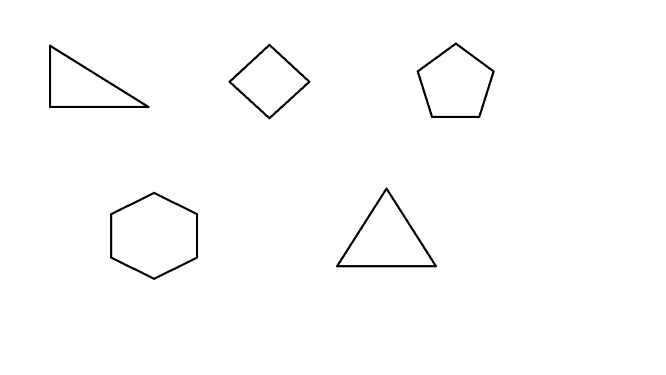
#> input picture images/polygons.png, 666 x 375 px
$ python imp_14_1_polygons.py
#> lines starting #> are read from the running program, lines starting #| are printed output that depends on the picture; after the words box and inside, x2 and y2 are one past the last pixel; in counts of white or black regions, pixels touching at a corner belong together
# 다각형 이름 맞추기

import cv2
import math
import sys

# 사각형을 그리고 결과를 출력하는 함수
def setLabel(img, pts, label):
    # 사각형 좌표 받아오기
    (x, y, w, h) = cv2.boundingRect(pts)
    pt1 = (x, y)
    pt2 = (x + w, y + h)
    cv2.rectangle(img, pt1, pt2, (0, 0, 255), 1)
    cv2.putText(img, label, pt1, cv2.FONT_HERSHEY_PLAIN, 1, (0, 0, 255))

img = cv2.imread('images/polygons.png', cv2.IMREAD_COLOR)
#> img is the input picture: shape (375, 666, 3); min 0, max 255, mean 252.2

if img is None:
    print('Image load failed!')
    sys.exit()

# 그레이스케일 영상으로 변환
gray = cv2.cvtColor(img, cv2.COLOR_BGR2GRAY)

# 이진화, INV 이유는 배경이 흰색, 객체가 어두운 영상이므로
_, img_bin = cv2.threshold(gray, 0, 255, cv2.THRESH_BINARY_INV | cv2.THRESH_OTSU)
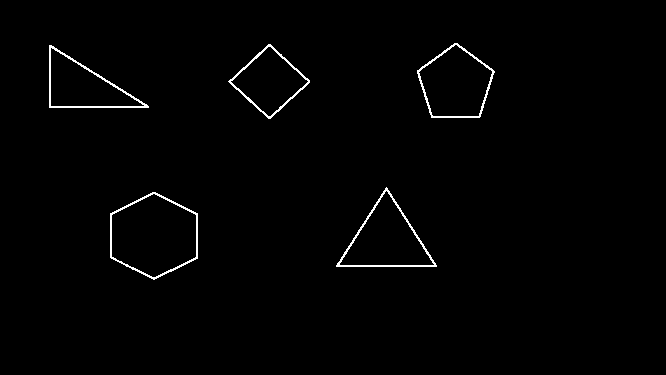
#> img_bin: shape (375, 666); 1.1% white in thin lines or dots, all inside (x1, y1, x2, y2) = (49, 43, 495, 280)

# 외곽선 검출, EXTERNAL로 바깥 외곽선만 도출
contours, _ = cv2.findContours(img_bin, cv2.RETR_EXTERNAL, cv2.CHAIN_APPROX_NONE)
#> contours = 5 contours; box (x1, y1, x2, y2) and area: (110, 192, 198, 280) 5736, (417, 43, 495, 118) 4017, (336, 187, 437, 267) 3996, (49, 45, 149, 108) 3182, (228, 44, 310, 119) 3084

# 외곽선 좌표 받아오기
for pts in contours:
    if cv2.contourArea(pts) < 400: # 노이즈 제거, 너무 작으면 무시
        continue

    # 근사화
    approx = cv2.approxPolyDP(pts, cv2.arcLength(pts, True)*0.02, True)

    # 근사화 결과 점 갯수
    vtc = len(approx)

    # 3이면 삼각형
    if vtc == 3:
        setLabel(img, pts, 'TRIANGLE')
    # 4면 사각형
    elif vtc == 4:
        setLabel(img, pts, 'RECTANGLE')
    elif vtc == 5:
        setLabel(img, pts, 'PENTAGON')
    elif vtc == 6:
        setLabel(img, pts, 'HEPTAGON')
    else:
        length = cv2.arcLength(pts, True)
        area = cv2.contourArea(pts)
        ratio = 4. * math.pi * area / (length * length)

        if ratio > 0.85:
            setLabel(img, pts, 'CIR')
#> this loop made 5 passes
#> (approx, vtc) on passes 2 to 4: ([[436, 265], [386, 187], [336, 266]], 3), ([[49, 45], [49, 107], [148, 107]], 3), ([[268, 44], [228, 81], [270, 118], [309, 80]], 4)
#> vtc on passes 1, 5: 6, 5
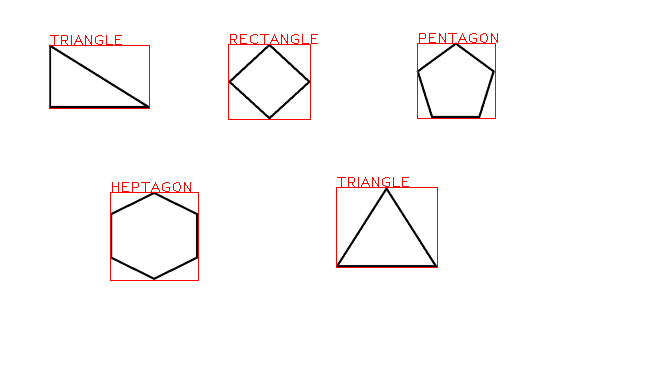
#> img: shape (375, 666, 3); 1.05% of pixels changed, all inside (x1, y1, x2, y2) = (49, 33, 498, 281)

cv2.imshow('Results', img)
cv2.waitKey()
cv2.destroyAllWindows()

$ run again, with images/cell.png copied over images/polygons.png
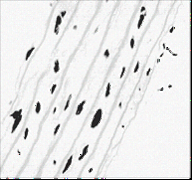
#> input picture images/cell.png, 192 x 180 px
#> img is the input picture: shape (180, 192, 3); mean B, G, R 231.5, 231.6, 231.5
#> `_, img_bin = cv2.threshold(gray, 0, 255, cv2.THRESH_BINARY_INV | cv2.T..`:
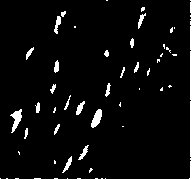
#> img_bin: shape (180, 192); 4.9% white; 41 white regions (20 under 20 px)
#> contours = 41 contours, 29 with area under 20; largest, box (x1, y1, x2, y2) and area: (0, 0, 192, 180) 198, (10, 109, 22, 133) 108, (91, 109, 102, 128) 104, (76, 101, 85, 115) 46, (54, 16, 61, 34) 46
#> the loop `for pts in contours:` made 41 passes
#> pts on passes 7, 16, 33, 35, 41: [[122, 126], [123, 126]], [[139, 88], [139, 89]], [[174, 27], [174, 28]], [[74, 26], [74, 27], [75, 27], [75, 26]], [[106, 0], [107, 0]]
